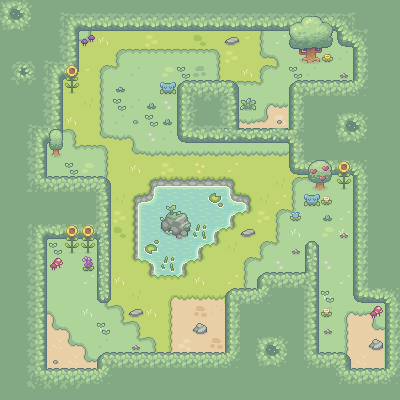

Tiled map render using the project's own tile images. Description and the map definition, with tile-layer contents summarised, below:
An orthogonal 25x25 tile map with 16x16 px tiles, 6 tile layers (Floor, Grass Outline, Bushes, Flowers, ...), 15 tilesets and 5003 objects.

<map version="1.10" tiledversion="1.10.1" orientation="orthogonal" renderorder="right-down" width="25" height="25" tilewidth="16" tileheight="16" infinite="0" nextlayerid="9" nextobjectid="5007">
 <editorsettings>
  <export target="MainMap.json" format="json1" />
 </editorsettings>
 <tileset firstgid="1" name="BlueBushs" tilewidth="16" tileheight="16" tilecount="132" columns="11">
  <image source="../Assets/BlueBushs.png" width="176" height="192" />
 </tileset>
 <tileset firstgid="133" name="DarkGrass" tilewidth="16" tileheight="16" tilecount="77" columns="11">
  <image source="../Assets/DarkGrass.png" width="176" height="112" />
 </tileset>
 <tileset firstgid="210" name="DarkGrassHill" tilewidth="16" tileheight="16" tilecount="48" columns="6">
  <image source="../Assets/DarkGrassHill.png" width="96" height="128" />
 </tileset>
 <tileset firstgid="258" name="DarkGrassWater" tilewidth="16" tileheight="16" tilecount="72" columns="9">
  <image source="../Assets/DarkGrassWater.png" width="144" height="128" />
 </tileset>
 <tileset firstgid="330" name="DarkGreenBushs" tilewidth="16" tileheight="16" tilecount="132" columns="11">
  <image source="../Assets/DarkGreenBushs.png" width="176" height="192" />
 </tileset>
 <tileset firstgid="462" name="Grass" tilewidth="16" tileheight="16" tilecount="77" columns="11">
  <image source="../Assets/Grass.png" width="176" height="112" />
 </tileset>
 <tileset firstgid="539" name="GrassHIlls" tilewidth="16" tileheight="16" tilecount="77" columns="11">
  <image source="../Assets/GrassHIlls.png" width="176" height="112" />
 </tileset>
 <tileset firstgid="616" name="MushroomsFlowersStones" tilewidth="16" tileheight="16" tilecount="60" columns="12">
  <image source="../Assets/MushroomsFlowersStones.png" width="192" height="80" />
 </tileset>
 <tileset firstgid="676" name="Soil" tilewidth="16" tileheight="16" tilecount="77" columns="11">
  <image source="../Assets/Soil.png" width="176" height="112" />
 </tileset>
 <tileset firstgid="753" name="TreesBushes" tilewidth="16" tileheight="16" tilecount="84" columns="12">
  <image source="../Assets/TreesBushes.png" width="192" height="112" />
 </tileset>
 <tileset firstgid="837" name="Water" tilewidth="16" tileheight="16" tilecount="5" columns="5">
  <image source="../Assets/Water.png" width="80" height="16" />
 </tileset>
 <tileset firstgid="842" name="WaterObjects" tilewidth="16" tileheight="16" tilecount="24" columns="12">
  <image source="../Assets/WaterObjects.png" width="192" height="32" />
 </tileset>
 <tileset firstgid="866" name="Baby Brown Cow" tilewidth="32" tileheight="32" tilecount="72" columns="8">
  <image source="../Assets/Baby Brown Cow.png" width="256" height="288" />
 </tileset>
 <tileset firstgid="938" name="Brown Cow" tilewidth="32" tileheight="32" tilecount="64" columns="8">
  <image source="../Assets/Brown Cow.png" width="256" height="256" />
 </tileset>
 <tileset firstgid="1002" name="GrassWater" tilewidth="16" tileheight="16" tilecount="72" columns="9">
  <image source="../Assets/GrassWater.png" width="144" height="128" />
 </tileset>
 <layer id="1" name="Floor" width="25" height="25" locked="1">
  <data>[625 cells, 625 non-empty, 22 distinct tile ids]</data>
 </layer>
 <layer id="6" name="Grass Outline" width="25" height="25" locked="1">
  <data>[625 cells, 151 non-empty, 26 distinct tile ids]</data>
 </layer>
 <layer id="2" name="Bushes" width="25" height="25" locked="1">
  <data>[625 cells, 338 non-empty, 37 distinct tile ids]</data>
 </layer>
 <layer id="8" name="Flowers" width="25" height="25" locked="1">
  <data>[625 cells, 40 non-empty, 16 distinct tile ids]</data>
 </layer>
 <layer id="3" name="Objects" width="25" height="25" locked="1">
  <data>[625 cells, 15 non-empty, 14 distinct tile ids]</data>
 </layer>
 <objectgroup id="4" name="Sprites">
  <object id="4" gid="938" x="251.324" y="99.9929" width="32" height="32" />
  <object id="5" gid="938" x="240.824" y="183.986" width="32" height="32" />
  <object id="6" gid="938" x="56.6862" y="310.783" width="32" height="32" />
  <object id="7" gid="866" x="129.372" y="91.109" width="32" height="32" />
  <object id="8" gid="866" x="204.997" y="276.23" width="32" height="32" />
  <object id="9" gid="866" x="117.592" y="132.706" width="32" height="32" />
  <object id="10" gid="866" x="268.068" y="231.534" width="32" height="32" />
  <object id="11" gid="866" x="238.271" y="248.916" width="32" height="32" />
  <object id="12" gid="866" x="271.545" y="271.761" width="32" height="32" />
  <object id="13" gid="866" x="213.936" y="277.224" width="32" height="32" />
  </objectgroup>
 <layer id="5" name="Canopy" width="25" height="25" locked="1">
  <data>[625 cells, 13 non-empty, 10 distinct tile ids]</data>
 </layer>
</map>
<!-- 4993 of 5003 objects omitted -->
